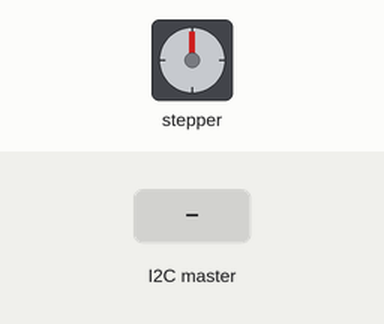
Simulated run of this sketch. Board: Arduino Uno, built with avr-gcc and run on an emulated ATmega328P. Parts: stepper motor. Inputs (shaded band) come from the test bench. Stepper angles assume 20 steps per turn; what the sketch prints to the serial monitor is not drawn.

Above: at 1.2 s.
1.3 s: the I2C master sends "O"
At 1.45 s:
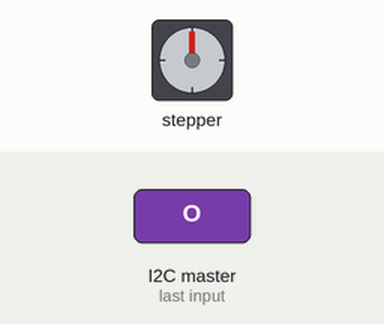
At 3.25 s:
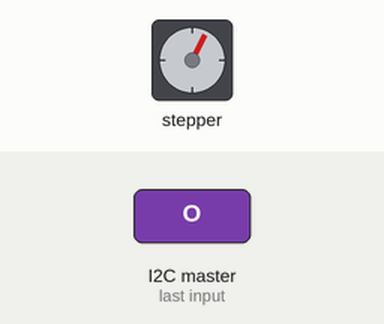
4.3 s: the I2C master sends "C"
At 5.35 s:
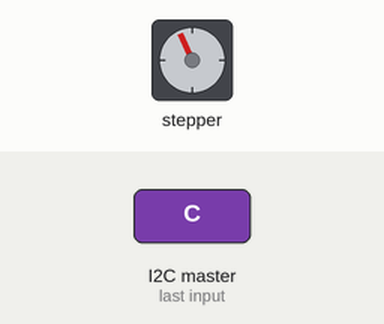
Timing chart, 0 to 10.2 s (numbered marks = the images above; inputs shaded):
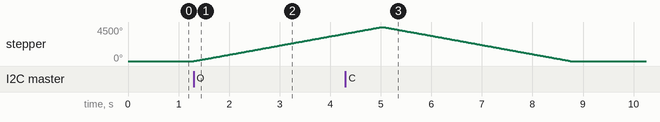

The sketch:

medibit_gate_steppermotor_code.ino
```cpp
#include <Wire.h>
#include <AFMotor.h>

AF_Stepper Stepper1(20, 2); // Stepper Motor connected to Motor Shield
bool isOpen = false;        // Tracks the motor state: false = closed, true = open

void setup() {
  Wire.begin(8); // Start I2C as Slave with address 8
  Wire.onReceive(receiveCommand); // Register the I2C receive event
  Serial.begin(9600);
  Stepper1.setSpeed(255); // Set stepper motor speed
  Serial.println("System initialized. Gate is initially closed.");
}

void loop() {
  // The slave loop remains empty as actions happen on I2C commands
}

void receiveCommand(int bytes) {
  while (Wire.available()) {
    char command = Wire.read(); // Read the command
    Serial.print("Command received: ");
    Serial.println(command);

    if (command == 'O') {
      openGate();
    } else if (command == 'C') {
      closeGate();
    }
  }
}

void openGate() {
  if (isOpen) {
    Serial.println("Gate is already open. No action needed.");
    return;
  }

  Serial.println("Opening gate...");
  Stepper1.step(250, FORWARD, MICROSTEP); // Adjust steps if needed
  isOpen = true; // Update state
  Serial.println("Gate is now open.");
}

void closeGate() {
  if (!isOpen) {
    Serial.println("Gate is already closed. No action needed.");
    return;
  }

  Serial.println("Closing gate...");
  Stepper1.step(250, BACKWARD, MICROSTEP); // Adjust steps if needed
  isOpen = false; // Update state
  Serial.println("Gate is now closed.");
}
```

Measured:
- after the input at 1.3 s, stepper: keeps turning clockwise at about 1214°/s, starting at once
